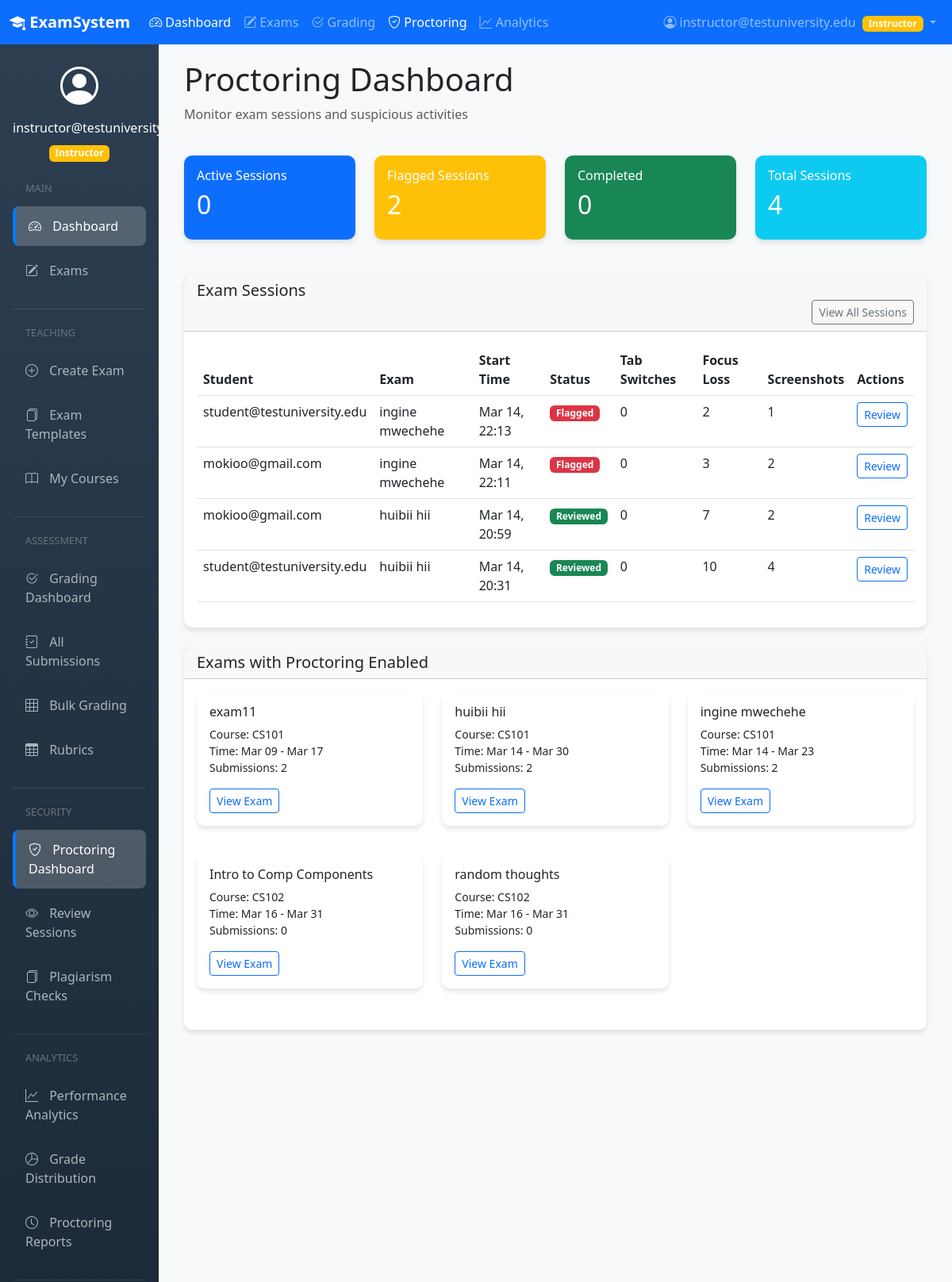
The page /proctoring/dashboard/ (signed in, upper part) on the database as committed earlier.
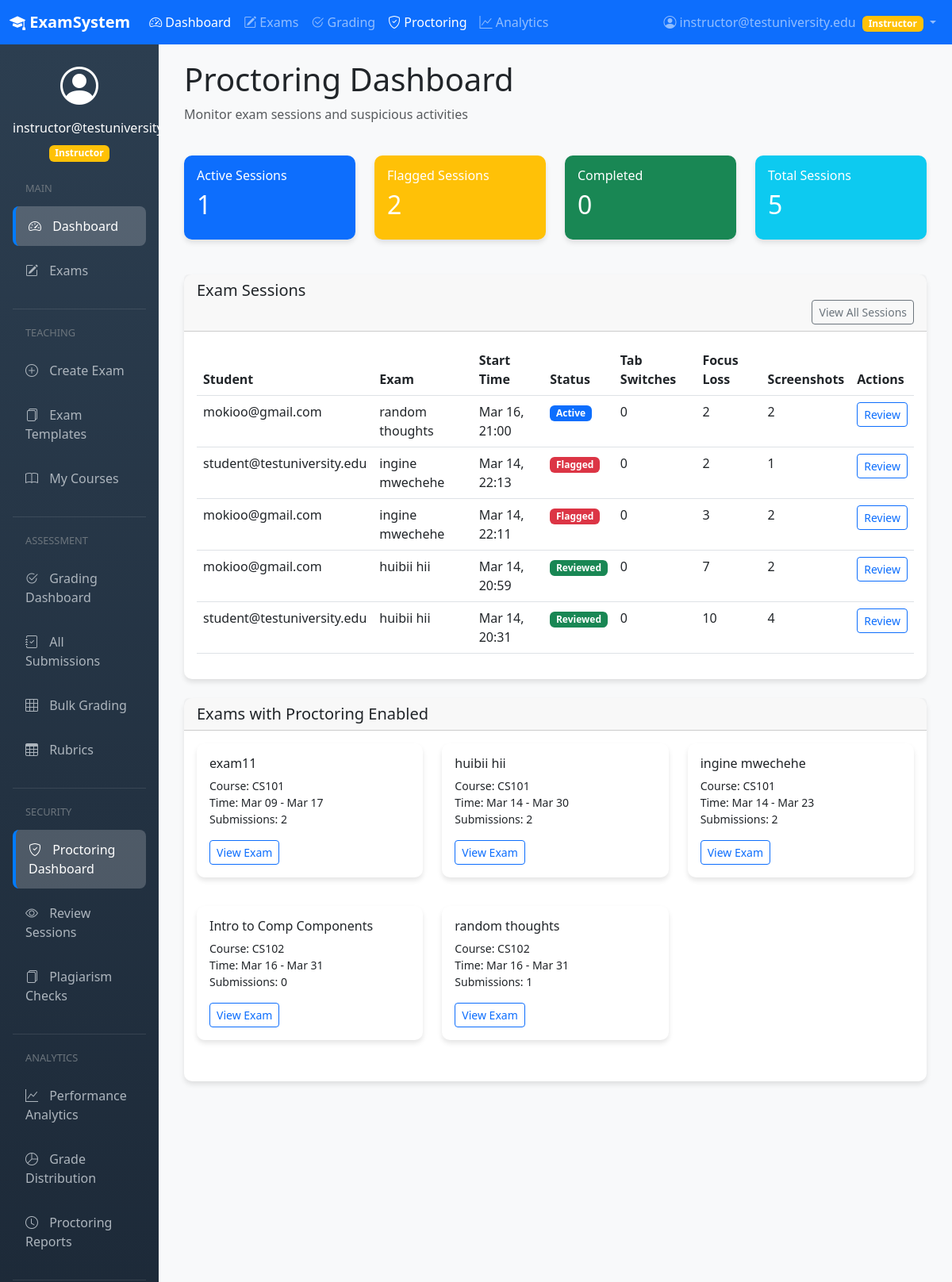
The same page on the database as committed later.
### apps/proctoring/models.py (models this page shows, shortened)
class ProctoringSession(models.Model):
    SESSION_STATUS = (
        ('ACTIVE', 'Active'),
        ('COMPLETED', 'Completed'),
        ('FLAGGED', 'Flagged'),
        ('REVIEWED', 'Reviewed'),
    )
    session_id = models.UUIDField(primary_key=True, default=uuid.uuid4, editable=False)
    submission = models.OneToOneField('exams.Submission', on_delete=models.CASCADE, related_name='proctoring_session')
    student = models.ForeignKey(settings.AUTH_USER_MODEL, on_delete=models.CASCADE)
    start_time = models.DateTimeField(auto_now_add=True)
    end_time = models.DateTimeField(null=True, blank=True)
    status = models.CharField(max_length=20, choices=SESSION_STATUS, default='ACTIVE')
    browser_name = models.CharField(max_length=100, blank=True)
    browser_version = models.CharField(max_length=50, blank=True)
    os_info = models.CharField(max_length=100, blank=True)
    screen_resolution = models.CharField(max_length=50, blank=True)
    is_fullscreen = models.BooleanField(default=False)
    was_fullscreen_exit = models.BooleanField(default=False)
    tab_switch_count = models.IntegerField(default=0)
    focus_loss_count = models.IntegerField(default=0)
    copy_paste_attempts = models.IntegerField(default=0)
    right_click_attempts = models.IntegerField(default=0)
    screenshot_count = models.IntegerField(default=0)
    class Meta:
        db_table = 'proctoring_sessions'
        ordering = ['-start_time']

### apps/users/models.py (models this page shows, shortened)
class CustomUser(AbstractUser):
    USER_ROLES = (
        ('ADMIN', 'Administrator'),
        ('INSTRUCTOR', 'Instructor'),
        ('STUDENT', 'Student'),
    )
    email = models.EmailField(_('email address'), unique=True)
    role = models.CharField(max_length=20, choices=USER_ROLES, default='STUDENT')
    institution = models.ForeignKey(Institution, on_delete=models.SET_NULL, null=True, blank=True)
    username = models.CharField(max_length=150, unique=True)
    USERNAME_FIELD = 'email'
    REQUIRED_FIELDS = ['username', 'role']
    objects = CustomUserManager()
    class Meta:
        verbose_name = _('user')
        verbose_name_plural = _('users')

### apps/exams/models.py (models this page shows, shortened)
class Submission(models.Model):
    GRADING_STATUS = (
        ('PENDING', 'Pending'),
        ('AUTO_GRADED', 'Auto-graded'),
        ('MANUALLY_GRADED', 'Manually Graded'),
        ('PARTIALLY_GRADED', 'Partially Graded'),
    )
    submission_id = models.UUIDField(primary_key=True, default=uuid.uuid4, editable=False)
    exam = models.ForeignKey(Exam, on_delete=models.CASCADE, related_name='submissions')
    student = models.ForeignKey(CustomUser, on_delete=models.CASCADE, related_name='submissions')
    started_at = models.DateTimeField()
    submitted_at = models.DateTimeField(null=True, blank=True)
    total_score = models.DecimalField(max_digits=10, decimal_places=2, null=True, blank=True)
    is_graded = models.BooleanField(default=False)
    grading_status = models.CharField(max_length=20, choices=GRADING_STATUS, default='PENDING')
    created_at = models.DateTimeField(auto_now_add=True)
    class Meta:
        unique_together = ('exam', 'student')

class Exam(models.Model):
    exam_id = models.UUIDField(primary_key=True, default=uuid.uuid4, editable=False)
    title = models.CharField(max_length=255)
    description = models.TextField(blank=True)
    instructor = models.ForeignKey(CustomUser, on_delete=models.CASCADE, related_name='exams_created')
    course = models.ForeignKey(Course, on_delete=models.CASCADE, null=True, blank=True)
    time_limit_minutes = models.IntegerField(null=True, blank=True)
    total_points = models.DecimalField(max_digits=10, decimal_places=2, validators=[MinValueValidator(0)])
    passing_score = models.DecimalField(max_digits=10, decimal_places=2, null=True, blank=True)
    start_date = models.DateTimeField()
    end_date = models.DateTimeField()
    is_published = models.BooleanField(default=False)
    require_secure_browser = models.BooleanField(default=False)
    enable_plagiarism_check = models.BooleanField(default=False)
    created_at = models.DateTimeField(auto_now_add=True)
    updated_at = models.DateTimeField(auto_now=True)

class Course(models.Model):
    course_id = models.UUIDField(primary_key=True, default=uuid.uuid4, editable=False)
    title = models.CharField(max_length=255)
    code = models.CharField(max_length=50, unique=True)
    description = models.TextField(blank=True)
    instructor = models.ForeignKey(CustomUser, on_delete=models.CASCADE, related_name='courses_taught')
    institution = models.ForeignKey(Institution, on_delete=models.CASCADE, null=True)
    created_at = models.DateTimeField(auto_now_add=True)

### apps/proctoring/views.py (the view)
# urls.py: path('', views.analytics_dashboard, name='dashboard'),
@login_required
def dashboard(request):
    if request.user.role not in ['INSTRUCTOR', 'ADMIN']:
        return HttpResponseForbidden("Access denied")
    exams = Exam.objects.filter(
        instructor=request.user,
        require_secure_browser=True
    )
    session_ids = Submission.objects.filter(
        exam__in=exams
    ).values_list('proctoring_session__session_id', flat=True)
    sessions = ProctoringSession.objects.filter(
        session_id__in=session_ids
    ).select_related('submission', 'submission__student', 'submission__exam')
    active_count = sessions.filter(status='ACTIVE').count()
    flagged_count = sessions.filter(status='FLAGGED').count()
    completed_count = sessions.filter(status='COMPLETED').count()
    context = {
        'sessions': sessions,
        'exams': exams,
        'active_count': active_count,
        'flagged_count': flagged_count,
        'completed_count': completed_count,
        'total_sessions': sessions.count(),
    }
    return render(request, 'proctoring/dashboard.html', context)

### apps/core/context_processors.py (called while the page is built)
def notification_counts(request):
    if request.user.is_authenticated:
        if request.user.role in ['INSTRUCTOR', 'ADMIN']:
            flagged_count = ProctoringSession.objects.filter(
                submission__exam__instructor=request.user,
                status='FLAGGED'
            ).count()
            pending_count = Submission.objects.filter(
                exam__instructor=request.user,
                is_graded=False,
                submitted_at__isnull=False
            ).count()
            return {
                'flagged_sessions_count': flagged_count,
                'grading_pending_count': pending_count
            }
    return {}

### templates/proctoring/dashboard.html (shortened to what the changed rows need)
{% extends 'base.html' %}
{% block content %}
<div class="container-fluid">
    <div class="row mb-4">
        <div class="col-12">
            <h1>Proctoring Dashboard</h1>
        </div>
    </div>
    <div class="row mb-4">
        <div class="col-md-3">
            <div class="card bg-primary text-white">
                <div class="card-body">
                    <h6 class="card-title">Active Sessions</h6>
                    <h2>{{ active_count|default:"0" }}</h2>
                </div>
            </div>
        </div>
        <div class="col-md-3">
            <div class="card bg-warning text-white">
                <div class="card-body">
                    <h2>{{ flagged_count|default:"0" }}</h2>
                </div>
            </div>
        </div>
        <div class="col-md-3">
            <div class="card bg-success text-white">
                <div class="card-body">
                    <h2>{{ completed_count|default:"0" }}</h2>
                </div>
            </div>
        </div>
        <div class="col-md-3">
            <div class="card bg-info text-white">
                <div class="card-body">
                    <h6 class="card-title">Total Sessions</h6>
                    <h2>{{ total_sessions|default:"0" }}</h2>
                </div>
            </div>
        </div>
    </div>
    <div class="card">
        <div class="card-body">
            {% if sessions %}
            <div class="table-responsive">
                <table class="table table-hover">
                    <thead>
                        <tr>
                            <th>Student</th>
                            <th>Exam</th>
                            <th>Start Time</th>
                            <th>Status</th>
                            <th>Tab Switches</th>
                            <th>Focus Loss</th>
                            <th>Screenshots</th>
                            <th>Actions</th>
                        </tr>
                    </thead>
                    <tbody>
                        {% for session in sessions %}
                        <tr>
                            <td>{{ session.student.email }}</td>
                            <td>{{ session.submission.exam.title }}</td>
                            <td>{{ session.start_time|date:"M d, H:i" }}</td>
                            <td>
                                <span class="badge bg-{% if session.status == 'ACTIVE' %}primary{% elif session.status == 'FLAGGED' %}danger{% else %}success{% endif %}">
                                    {{ session.get_status_display }}
                                </span>
                            </td>
                            <td>{{ session.tab_switch_count }}</td>
                            <td>{{ session.focus_loss_count }}</td>
                            <td>{{ session.screenshot_count }}</td>
                            <td>
                                <a href="{% url 'proctoring:session_detail' session.session_id %}"
                                   class="btn btn-sm btn-outline-primary">
                                    Review
                                </a>
                            </td>
                        </tr>
                        {% endfor %}
                    </tbody>
                </table>
            </div>
            {% else %}
            <div class="alert alert-info">
                <i class="bi bi-info-circle"></i>
                No proctoring sessions found. Sessions will appear here when students start exams with proctoring enabled.
            </div>
            {% endif %}
        </div>
    </div>
    <div class="row mt-4">
        <div class="col-md-12">
            <div class="card">
                <div class="card-body">
                    {% if exams %}
                    <div class="row">
                        {% for exam in exams %}
                        <div class="col-md-4 mb-3">
                            <div class="card">
                                <div class="card-body">
                                    <h6 class="card-title">{{ exam.title }}</h6>
                                    <p class="card-text small">
                                        Course: {{ exam.course.code|default:"N/A" }}<br>
                                        Time: {{ exam.start_date|date:"M d" }} - {{ exam.end_date|date:"M d" }}<br>
                                        Submissions: {{ exam.submissions.count }}
                                    </p>
                                    <a href="{% url 'exams:exam_detail' exam.exam_id %}" class="btn btn-sm btn-outline-primary">
                                        View Exam
                                    </a>
                                </div>
                            </div>
                        </div>
                        {% endfor %}
                    </div>
                    {% else %}
                    <div class="alert alert-warning">
                        <i class="bi bi-exclamation-triangle"></i>
                        No exams with proctoring enabled. Enable proctoring when creating or editing an exam.
                    </div>
                    {% endif %}
                </div>
            </div>
        </div>
    </div>
</div>
{% endblock %}

Rows that differ between the two databases and show on the page:
added ProctoringSession: student.email "mokioo@gmail.com", submission.exam "random thoughts", start_time "Mar 16, 21:00", status "Active", tab_switch_count "0", focus_loss_count "2", screenshot_count "2"
computed for Exam "random thoughts": submissions.count "0" → "1"
Other text that changed with them:
{{ active_count|default:"0" }}: "0" → "1"
{{ total_sessions|default:"0" }}: "4" → "5"
